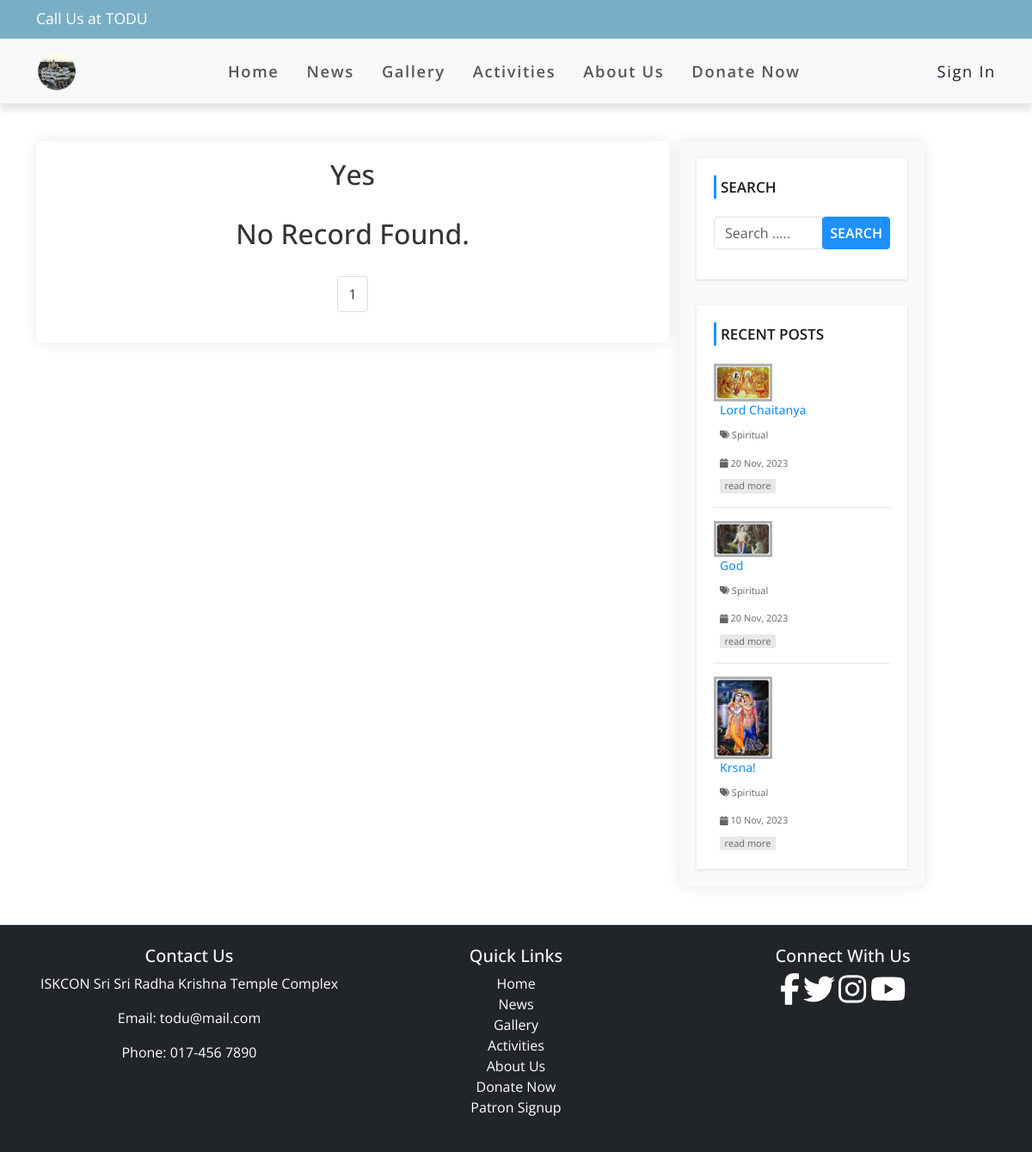
The page /category.php?cid=9 on the database as committed earlier.
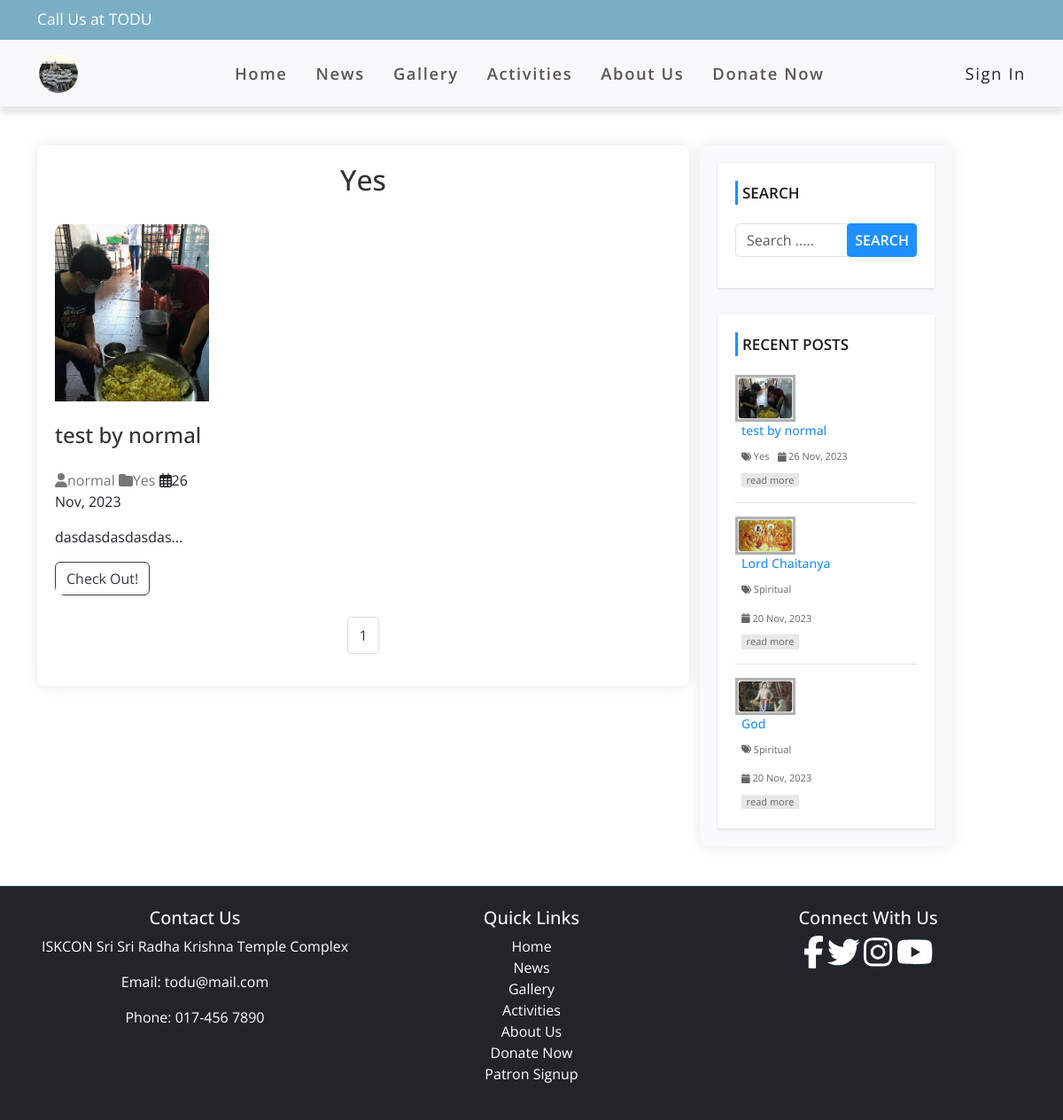
The same page on the database as committed later.
### tables this page shows
CREATE TABLE `news_table` (
  `news_id` int(11) NOT NULL,
  `title` varchar(100) NOT NULL,
  `description` text NOT NULL,
  `category` varchar(100) NOT NULL,
  `publish_date` varchar(50) NOT NULL,
  `author` int(11) NOT NULL,
  `news_img` varchar(100) NOT NULL
);

CREATE TABLE `category_table` (
  `category_id` int(11) NOT NULL,
  `category_name` varchar(100) NOT NULL,
  `post` int(11) NOT NULL
);

CREATE TABLE `member_table` (
  `member_id` int(11) NOT NULL,
  `first_name` varchar(50) NOT NULL,
  `last_name` varchar(50) NOT NULL,
  `username` varchar(50) NOT NULL,
  `email` varchar(50) NOT NULL,
  `contact` varchar(50) NOT NULL,
  `password` varchar(50) NOT NULL,
  `role` varchar(50) NOT NULL
);

### category.php (the view, shortened to what the changed rows need)
<?php include ('includes/header.php'); ?>
<div id="main-content">
    <div class="container">
        <div class="row my-4">
            <div class="col-lg-8">
                <div class="post-container">
                    <?php
                    include ('includes/dbconnect.php');
                    if(isset($_GET['cid'])){
                        $cat_id = $_GET['cid'];
                    }
                    $sql1 = "SELECT * FROM category_table WHERE category_id = {$cat_id}";
                    $result1 = mysqli_query($conn, $sql1) or die ("Query Failed.");
                    $row1 = mysqli_fetch_assoc($result1);
                    ?>
                    <h2 class="page-heading"><?php echo $row1['category_name']; ?></h2>
                    <?php
                    include ('includes/dbconnect.php');
                    $limit = 3;
                    if (isset($_GET ['page'])) {
                        $page = $_GET ['page'];
                    } else {
                        $page = 1;
                    }
                    $offset = ($page - 1) * $limit;
                    $sql = "SELECT news_table.news_id, news_table.title, news_table.description,news_table.publish_date, news_table.author,
                    category_table.category_name, member_table.username, news_table.category, news_table.news_img FROM news_table
                    LEFT JOIN category_table ON news_table.category = category_table.category_id
                    LEFT JOIN member_table ON news_table.author = member_table.member_id
                    WHERE news_table.category = {$cat_id}
                    ORDER BY news_table.news_id DESC LIMIT {$offset}, {$limit}";
                    $result = mysqli_query($conn, $sql) or die("Query Failed.");
                    if (mysqli_num_rows($result) > 0) {
                        while($row = mysqli_fetch_assoc($result)) {
                    ?>
                    <div class="col-lg-3 col-md-6 my-4  news-item">
                        <a href="single_news.php?id=<?php echo $row['news_id'];?>">
                            <img src="admin/upload/<?php echo $row['news_img']; ?>" alt="" class="w-100" />
                        </a>
                        <h4 class="my-4">
                            <a href="single_news.php?id=<?php echo $row['news_id'];?>"><?php echo $row['title']; ?></a>
                        </h4>
                        <p class="news-meta">
                            <a href='author.php?aid=<?php echo $row['author']; ?>' class="author">
                                <i class="fas fa-user"></i><?php echo $row['username']; ?>
                            </a>
                            <a href='category.php?cid=<?php echo $row['category']; ?>' class="category">
                                <i class="fas fa-folder"></i><?php echo $row['category_name']; ?>
                            </a>
                            <span class="date">
                                <i class="far fa-calendar-alt"></i><?php echo $row['publish_date']; ?>
                            </span>
                        </p>
                        <p>
                            <?php echo substr($row['description'], 0, 100). "..."; ?>
                        </p>
                        <a href="single_news.php?id=<?php echo $row['news_id'];?>" class="btn btn-outline-dark btn-md">Check Out!</a>
                    </div>
                    <?php
                        }
                    } else {
                        echo "<h2>No Record Found.</h2>";
                    }
                    if (mysqli_num_rows($result1) > 0) {
                        $total_records = mysqli_num_rows($result1);
                        $total_page = ceil ($total_records / $limit);
                        echo '<ul class="pagination admin-pagination">';
                        for($i = 1; $i <= $total_page; $i++){
                            if ($i == $page){
                                $active = "active";
                            } else {
                                $active = "";
                            }
                            echo '<li class="'.$active.'"><a href="author.php?aid='.$cat_id.'&page='.$i.'">'.$i.'</a></li>';
                        }
                        echo '</ul>';
                    } else {
                        echo "<h2>No Records Found.</h2>";
                    }
                    ?>
                </div>
            </div>
            <?php include 'sidebar.php'; ?>
        </div>
    </div>
</div>
<?php include ('includes/footer.php'); ?>

### sidebar.php (shortened to what the changed rows need)
<div id="sidebar" class="col-md-3">
    <div class="recent-post-container">
        <?php
        include ('includes/dbconnect.php');
        $limit = 3;
        $sql = "SELECT news_table.news_id, news_table.title, news_table.publish_date,
        category_table.category_name, news_table.category, news_table.news_img FROM news_table
        LEFT JOIN category_table ON news_table.category = category_table.category_id
        ORDER BY news_table.news_id DESC LIMIT {$limit}";
        $result = mysqli_query($conn, $sql) or die("Query Failed. : Recent Post");
        if (mysqli_num_rows($result) > 0) {
            while($row = mysqli_fetch_assoc($result)) {
        ?>
        <div class="recent-post">
            <a class="post-img" href="single_news.php?id=<?php echo $row['news_id'];?>">
                <img src="admin/upload/<?php echo $row['news_img']; ?>" alt=""/>
            </a>
            <div class="post-content">
                <h5><a href="single_news.php?id=<?php echo $row['news_id'];?>"><?php echo $row['title']; ?></a></h5>
                <span>
                    <i class="fa fa-tags" aria-hidden="true"></i>
                    <a href='category.php?cid=<?php echo $row['category']; ?>'><?php echo $row['category_name']; ?></a>
                </span>
                <span>
                    <i class="fa fa-calendar" aria-hidden="true"></i>
                    <?php echo $row['publish_date']; ?>
                </span>
                <a class="read-more" href="single_news.php?id=<?php echo $row['news_id'];?>">read more</a>
            </div>
        </div>
        <?php
            }
        }
        ?>
    </div>
</div>

Rows that differ between the two databases and show on the page:
no longer on this page (row unchanged): news_table: news_img (picture), title "Krsna!", category_table.category_name "Spiritual", publish_date "10 Nov, 2023", shown under "RECENT POSTS"
added news_table: news_img (picture), title "test by normal", member_table.username "normal", category_table.category_name "Yes", publish_date "26 Nov, 2023", description "dasdasdasdasdas"
Other text that changed with them:
text no longer shown: "No Record Found."
